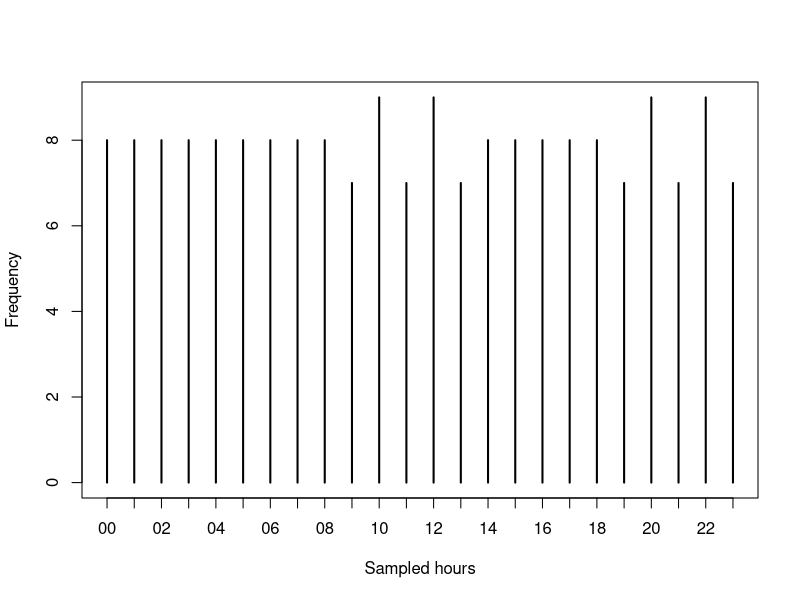
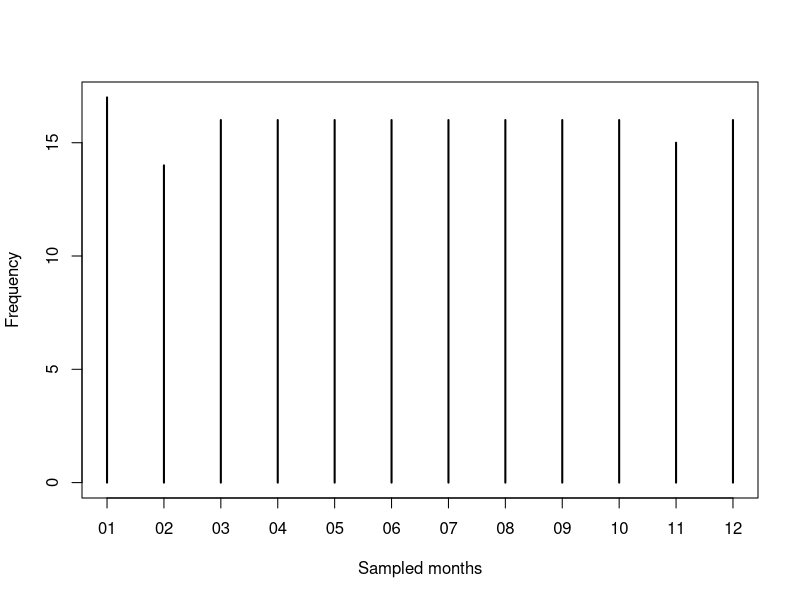
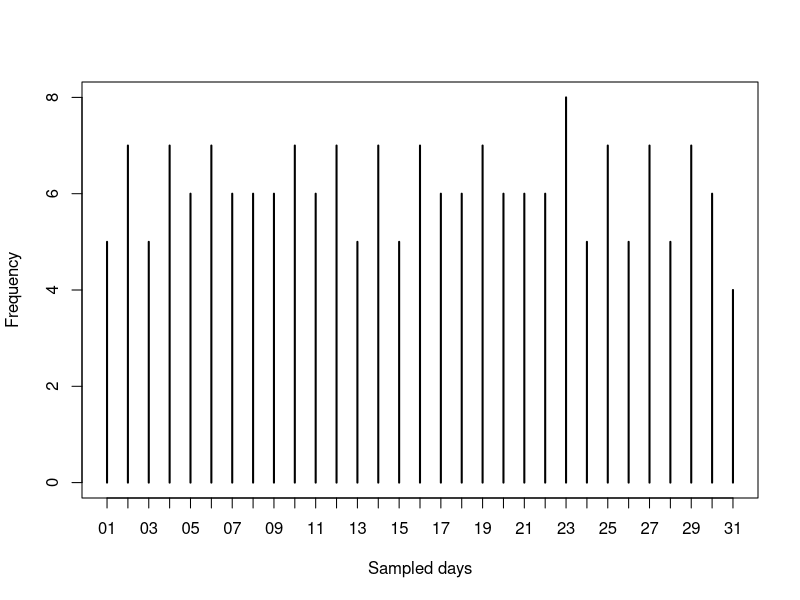
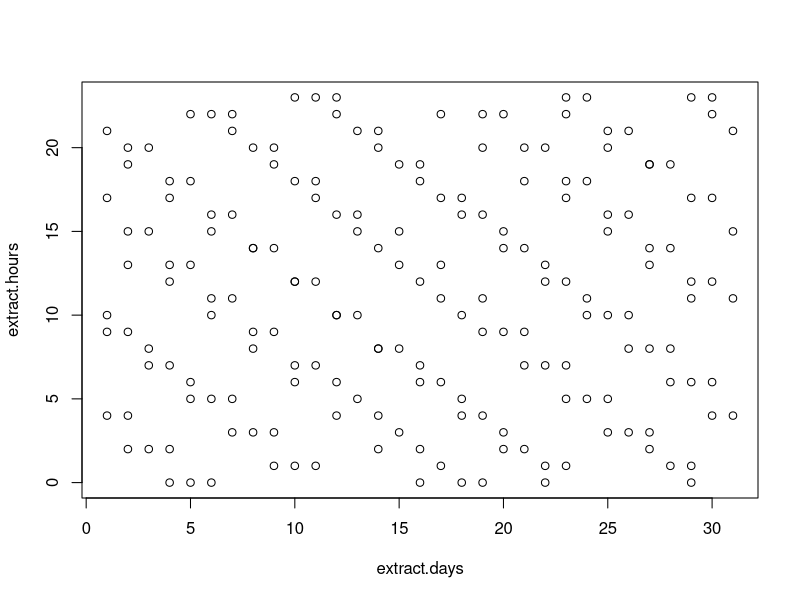
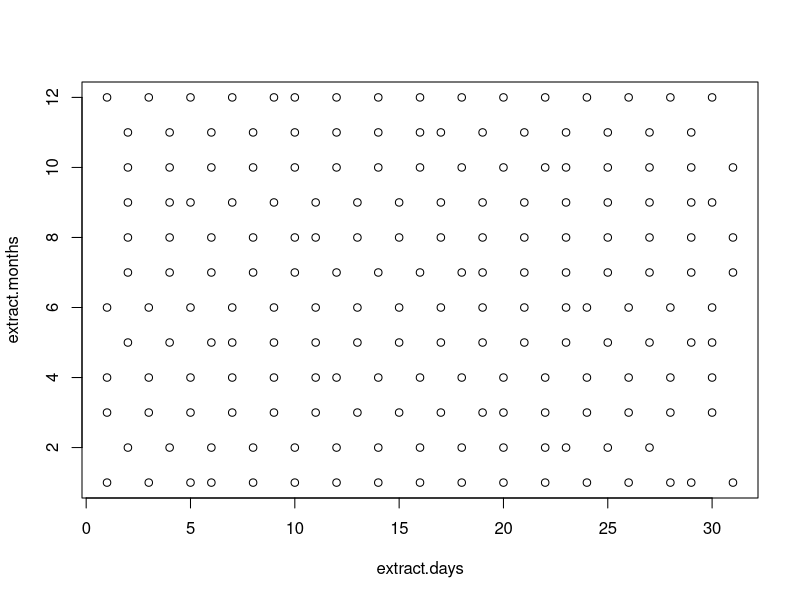
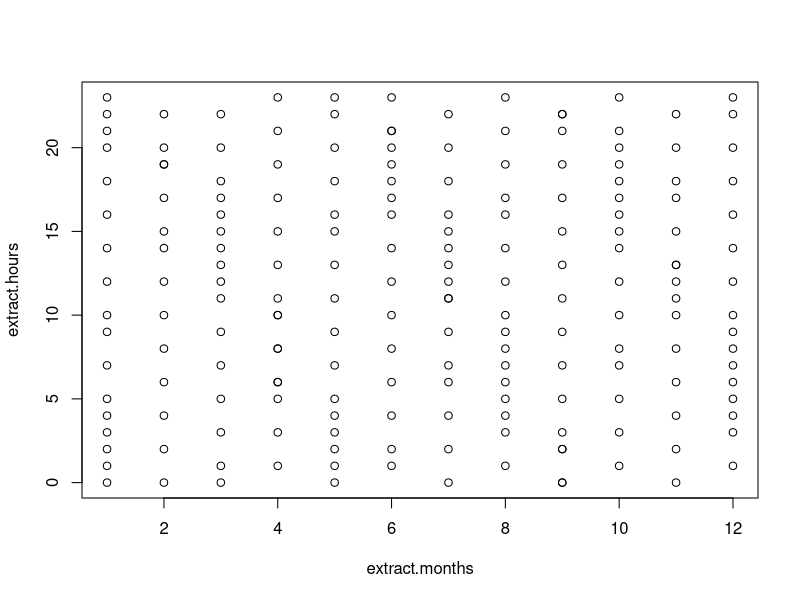

R code for these plots, in order:
#Subsampling scheme for AWI229-11_sv1057
#Originally written by Danielle Harris, 13 Apr 2017
#Parameters adjusted for site by Brian Miller, 22 Jun 2018

#Assuming 1 year of data, in hourly files and we want to analyse ~200 hours of data

site.code<-"awi229-11_sv1057"
#######################################################################################
##Step 1: Work out total number of hours in the whole dataset
#NB: in ISOdatatime GMT as a timezone is treated as UTC so no daylight savings are observed.  The default is the "current" (I assume the computer's) timezone.
start.date.time<-ISOdatetime(2015, 01, 01, 0, 0, 0, tz="GMT")
end.date.time<-ISOdatetime(2015, 12, 31, 23, 0, 0, tz="GMT") 
total.days<-as.numeric(end.date.time - start.date.time)
total.hours<-total.days*24

########################################################################################
#Step 2: assume that we will use a 1 hour file as a sampling unit - work out the spacing required to generate 900 hours in a sample.  

no.samples.required<-190
spacing.required<-total.hours/(no.samples.required) 
#note that the seq function in R uses no.samples.required-1, but this is without considering that a random start will be used between 1 and the spacing number.  Therefore, the spacing.required is used as a non-integer number of hours but then will be rounded to the nearest hour across the subsample.

#######################################################################################
#Step 3: ask whether this spacing could create a potentially meaningful temporal pattern in the sampling scheme i.e., aliasing and adjust if necessary.

#9.73 hours is not divisible by 24, so we would not expect any aliasing to occur.  However, we can check this at the end. 

###################################################################################
#Step 4: create a sequence of hours sampled using the above spacing and with a random start point for the first number

#select a random number between 1 and the required spacing. 
random.hour.start<-runif(1,1,spacing.required)

#convert this decimal number of hours to a proper date time object using the start date
random.start.date.time<-start.date.time + as.difftime(random.hour.start, unit="hours")

#need to turn the required spacing into seconds for the sequence function
spacing.required.secs<-spacing.required*60*60

#so this sequence starts with the random start hour on the first day, then increases using the spacing required as a step length, and generates the required number of samples.  Finally, the whole sequence is rounded to the nearest integer hour.
random.sample<-round(seq(random.start.date.time,by = spacing.required.secs,length.out= no.samples.required),"hours")
#note that the seq splits the data by the second but then we round to the nearest hour. This means that sometimes the spacing is 9 hours, sometimes 10...but this helps to break any temporal repetitive patterning.

#extract the hours to check whether there is any temporal aliasing
extract.hours<-format(random.sample, "%H")
extract.months<-format(random.sample, "%m")
extract.days<-format(random.sample, "%d")

summary.hours<-table(extract.hours)
plot(summary.hours,xlab="Sampled hours",ylab="Frequency")

summary.months<-table(extract.months)
plot(summary.months,xlab="Sampled months",ylab="Frequency")

summary.days<-table(extract.days)
plot(summary.days,xlab="Sampled days",ylab="Frequency")

#check the relationship between chosen days, hours, and months.  The most important plot here is the first one of hours against day of the month.  This helps to flag if there is any temporal repetetive patterning to be aware of.
plot(extract.days,extract.hours)
plot(extract.days,extract.months)
plot(extract.months,extract.hours)

write.csv(data.frame(HourNumber=1:length(random.sample), Name=site.code,
                     StartTime=random.sample, StopTime=random.sample+3600), 
          file=paste(site.code,"_subsample.csv"), row.names = FALSE)



